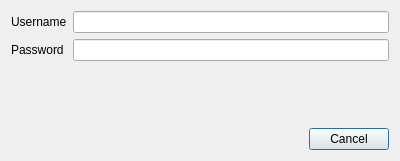
<?xml version="1.0" encoding="UTF-8"?>
<ui version="4.0">
 <class>LoginDialog</class>
 <widget class="QDialog" name="LoginDialog">
  <property name="geometry">
   <rect>
    <x>0</x>
    <y>0</y>
    <width>400</width>
    <height>161</height>
   </rect>
  </property>
  <property name="cursor">
   <cursorShape>IBeamCursor</cursorShape>
  </property>
  <property name="windowTitle">
   <string>Dialog</string>
  </property>
  <layout class="QFormLayout" name="formLayout">
   <item row="0" column="0">
    <widget class="QLabel" name="label">
     <property name="text">
      <string>Username</string>
     </property>
    </widget>
   </item>
   <item row="0" column="1">
    <widget class="QLineEdit" name="usernameLineEdit"/>
   </item>
   <item row="1" column="0">
    <widget class="QLabel" name="label_2">
     <property name="text">
      <string>Password</string>
     </property>
    </widget>
   </item>
   <item row="1" column="1">
    <widget class="QLineEdit" name="passwordLineEdit">
     <property name="echoMode">
      <enum>QLineEdit::EchoMode::Password</enum>
     </property>
    </widget>
   </item>
   <item row="3" column="0" colspan="2">
    <widget class="QDialogButtonBox" name="buttonBox">
     <property name="orientation">
      <enum>Qt::Orientation::Horizontal</enum>
     </property>
     <property name="standardButtons">
      <set>QDialogButtonBox::StandardButton::Cancel</set>
     </property>
    </widget>
   </item>
   <item row="2" column="0">
    <spacer name="verticalSpacer">
     <property name="orientation">
      <enum>Qt::Orientation::Vertical</enum>
     </property>
     <property name="sizeHint" stdset="0">
      <size>
       <width>20</width>
       <height>40</height>
      </size>
     </property>
    </spacer>
   </item>
  </layout>
 </widget>
 <resources/>
 <connections>
  <connection>
   <sender>buttonBox</sender>
   <signal>accepted()</signal>
   <receiver>LoginDialog</receiver>
   <slot>accept()</slot>
   <hints>
    <hint type="sourcelabel">
     <x>248</x>
     <y>254</y>
    </hint>
    <hint type="destinationlabel">
     <x>157</x>
     <y>274</y>
    </hint>
   </hints>
  </connection>
  <connection>
   <sender>buttonBox</sender>
   <signal>rejected()</signal>
   <receiver>LoginDialog</receiver>
   <slot>reject()</slot>
   <hints>
    <hint type="sourcelabel">
     <x>316</x>
     <y>260</y>
    </hint>
    <hint type="destinationlabel">
     <x>286</x>
     <y>274</y>
    </hint>
   </hints>
  </connection>
 </connections>
</ui>
